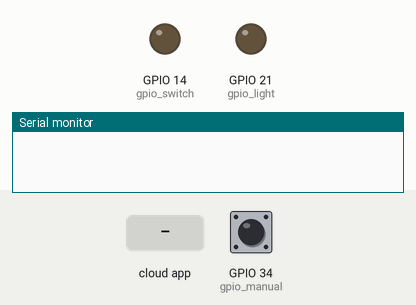
Bench run of a sketch on a simulated ESP32. Shown: output pins drawn as LEDs (lit = HIGH), the last lines printed to the serial monitor. Dashed ring = blinking. The inputs (shaded band) are chosen by the test bench; at power-on: GPIO 34 (gpio_manual) HIGH. WiFi joins after 1.5 s; servers stay silent unless stated.

Above: at 1.2 s.
1.3 s: the phone or cloud app sets Switch to 1
At 2.3 s:
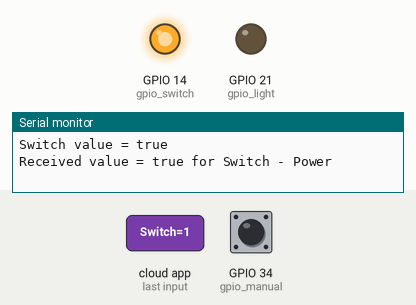
2.8 s: the phone or cloud app sets Lightbulb to 1
At 3.5 s:
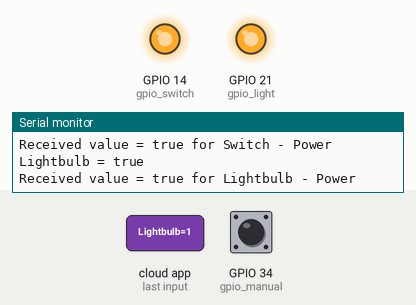
4.3 s: the phone or cloud app sets Switch to 0
At 4.6 s:
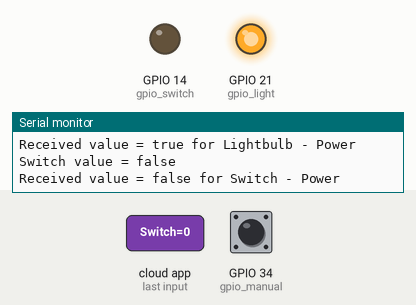
5.8 s: the phone or cloud app sets Lightbulb to 0
At 7.0 s:
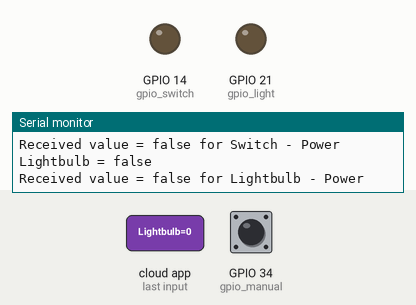
7.3 s: GPIO 34 (gpio_manual) pulsed LOW 5 times (0.12 s each, 0.3 s apart)
At 7.6 s:
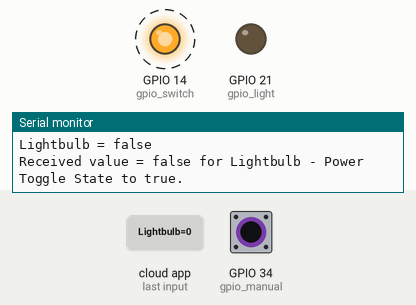
Timing chart, 0 to 10.3 s (numbered marks = the images above; inputs shaded):
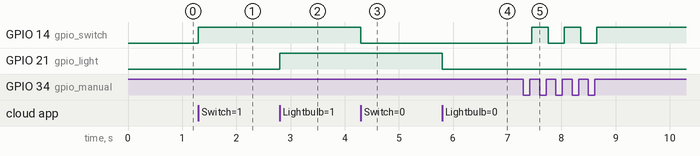

Measured:
- after the input at 1.3 s, GPIO 14 (gpio_switch): LOW → HIGH at once
- after the input at 2.8 s, GPIO 21 (gpio_light): LOW → HIGH at once
- after the input at 4.3 s, GPIO 14 (gpio_switch): HIGH → LOW at once
- after the input at 5.8 s, GPIO 21 (gpio_light): HIGH → LOW at once
- after the input at 7.3 s, GPIO 14 (gpio_switch): alternates HIGH for 0.30 s and LOW for 0.30 s, 5 changes in all, then stays HIGH, starting after 0.15 s

The sketch:

light_switch_demo.ino
```cpp
//This example demonstrates the ESP RainMaker with a standard Switch device.
#include "RMaker.h"
#include "WiFi.h"
#include "WiFiProv.h"

#define DEFAULT_POWER_MODE false
const char *service_name = "PROV_DEMO_HELL";
const char *pop = "654321";

//GPIO for push button
static int gpio_manual = 34;
//GPIO for virtual device
static int gpio_switch = 14;
static int gpio_light = 21;
/* Variable for reading pin status*/
bool switch_state = true;
bool light_state = true;

//The framework provides some standard device types like switch, lightbulb, fan, temperaturesensor.
static Switch my_switch("Switch", &gpio_switch);
static LightBulb my_light("Lightbulb", &gpio_light);

void sysProvEvent(arduino_event_t *sys_event)
{
    switch (sys_event->event_id) {
        case ARDUINO_EVENT_PROV_START:
#if CONFIG_IDF_TARGET_ESP32
        Serial.printf("\nProvisioning Started with name \"%s\" and PoP \"%s\" on BLE\n", service_name, pop);
        printQR(service_name, pop, "ble");
#else
        Serial.printf("\nProvisioning Started with name \"%s\" and PoP \"%s\" on SoftAP\n", service_name, pop);
        printQR(service_name, pop, "softap");
#endif
        break;
    }
}

void write_callback(Device *device, Param *param, const param_val_t val, void *priv_data, write_ctx_t *ctx)
{
    const char *device_name = device->getDeviceName();
    const char *param_name = param->getParamName();


    if(strcmp(device_name, "Lightbulb") == 0) {

      Serial.printf("Lightbulb = %s\n", val.val.b? "true" : "false");

      if(strcmp(param_name, "Power") == 0) {
          Serial.printf("Received value = %s for %s - %s\n", val.val.b? "true" : "false", device_name, param_name);
          light_state = val.val.b;
          (light_state == false) ? digitalWrite(gpio_light, LOW) : digitalWrite(gpio_light, HIGH);
          param->updateAndReport(val);
      }

    } else if(strcmp(device_name, "Switch") == 0) {

      Serial.printf("Switch value = %s\n", val.val.b? "true" : "false");

      if(strcmp(param_name, "Power") == 0) {
        Serial.printf("Received value = %s for %s - %s\n", val.val.b? "true" : "false", device_name, param_name);
        switch_state = val.val.b;
        (switch_state == false) ? digitalWrite(gpio_switch, LOW) : digitalWrite(gpio_switch, HIGH);
        param->updateAndReport(val);
      }

    }

}

void setup()
{
    Serial.begin(115200);
    pinMode(gpio_manual, INPUT);
    pinMode(gpio_switch, OUTPUT);
    pinMode(gpio_light, OUTPUT);
    digitalWrite(gpio_switch, DEFAULT_POWER_MODE);
    digitalWrite(gpio_light, DEFAULT_POWER_MODE);

    Node my_node;
    my_node = RMaker.initNode("ESP RainMaker Node");

    //Standard switch device
    my_switch.addCb(write_callback);
    my_light.addCb(write_callback);

    //Add switch device to the node
    my_node.addDevice(my_switch);
    my_node.addDevice(my_light);

    //This is optional
    RMaker.enableOTA(OTA_USING_PARAMS);
    //If you want to enable scheduling, set time zone for your region using setTimeZone().
    //The list of available values are provided here https://rainmaker.espressif.com/docs/time-service.html
    // RMaker.setTimeZone("Asia/Shanghai");
    // Alternatively, enable the Timezone service and let the phone apps set the appropriate timezone
    RMaker.enableTZService();

    RMaker.enableSchedule();

    RMaker.start();

    WiFi.onEvent(sysProvEvent);

    WiFiProv.beginProvision(WIFI_PROV_SCHEME_BLE, WIFI_PROV_SCHEME_HANDLER_FREE_BTDM, WIFI_PROV_SECURITY_1, pop, service_name);
    // WiFiProv.beginProvision(WIFI_PROV_SCHEME_SOFTAP, WIFI_PROV_SCHEME_HANDLER_NONE, WIFI_PROV_SECURITY_1, pop, service_name);

}

void loop()
{
    if(digitalRead(gpio_manual) == LOW) { //Push button pressed

        // Key debounce handling
        delay(100);
        int startTime = millis();
        while(digitalRead(gpio_manual) == LOW) delay(50);
        int endTime = millis();

        if ((endTime - startTime) > 10000) {
          // If key pressed for more than 10secs, reset all
          Serial.printf("Reset to factory.\n");
          RMakerFactoryReset(2);
        } else if ((endTime - startTime) > 3000) {
          Serial.printf("Reset Wi-Fi.\n");
          // If key pressed for more than 3secs, but less than 10, reset Wi-Fi
          RMakerWiFiReset(2);
        } else {
          // Toggle device state
          switch_state = !switch_state;
          Serial.printf("Toggle State to %s.\n", switch_state ? "true" : "false");
          my_switch.updateAndReportParam(ESP_RMAKER_DEF_POWER_NAME, switch_state);
          (switch_state == false) ? digitalWrite(gpio_switch, LOW) : digitalWrite(gpio_switch, HIGH);
      }
    }
    delay(100);
}
```
